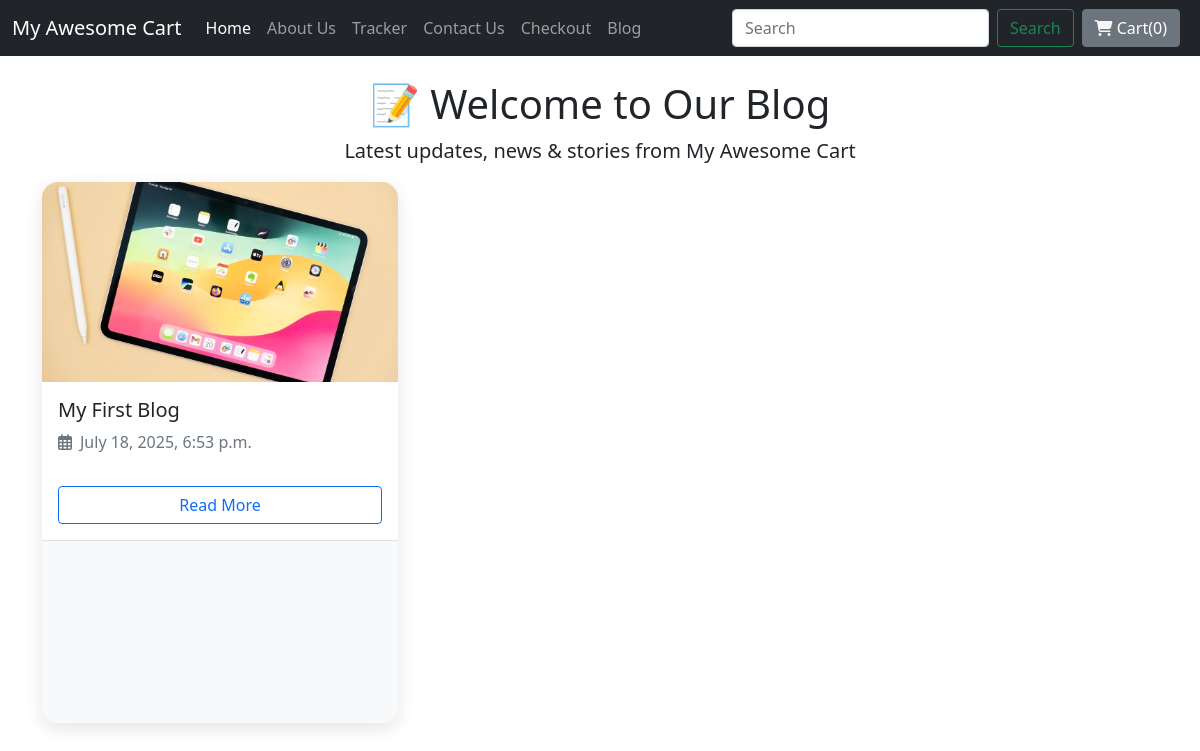
Screenshot of /blog/ with the database file from the repository.
### blog/models.py (models this page shows, shortened)
class BlogPost(models.Model):
    title = models.CharField(max_length=200)
    slug = models.SlugField(unique=True, blank=True)
    content = models.TextField()
    image = models.ImageField(upload_to='blog_images/', default='default.jpg')
    date_posted = models.DateTimeField(auto_now_add=True)
    author = models.ForeignKey(User, on_delete=models.CASCADE,null=True)

### blog/views.py (the view)
# urls.py: path('', views.index, name='blogHome'),
def index(request):
    posts = BlogPost.objects.all().order_by('-date_posted')
    return render(request, 'blog/index.html', {'posts': posts})

### blog/templates/blog/index.html (shortened to what this page needs)
{% extends 'blog/basic.html' %}
{% block body %}
<div class="blog-header container text-center mt-4">
    <h1>📝 Welcome to Our Blog</h1>
    <p class="lead">Latest updates, news & stories from My Awesome Cart</p>
</div>
<div class="container pb-5">
    <div class="row g-4">
        {% for post in posts %}
            <div class="col-md-4 d-flex">
                <div class="blog-card w-100">
                    <img src="{{ post.image.url }}" class="card-img-top blog-img" alt="{{ post.title }}">
                    <div class="card-body">
                        <h5 class="card-title">{{ post.title }}</h5>
                        <p class="text-muted"><i class="far fa-calendar-alt me-2"></i>{{ post.date_posted }}</p>
                        {% if post.slug %}
                            <a href="{% url 'blog_detail' post.slug %}" class="btn btn-outline-primary mt-auto read-more">Read More</a>
                        {% else %}
                            <span class="text-danger">Invalid blog link</span>
                        {% endif %}
                    </div>
                    {% if post.slug %}
                        <div class="fb-comment-container">
                            <div class="fb-comments"
                                 data-href="{{ request.build_absolute_uri }}"
                                 data-width="100%"
                                 data-numposts="2"
                                 data-order-by="reverse_time">
                            </div>
                        </div>
                    {% endif %}
                </div>
            </div>
        {% empty %}
            <p>No blog posts available.</p>
        {% endfor %}
    </div>
</div>
{% endblock %}

### rows the page displays
BlogPost: image (picture), title "My First Blog", date_posted "July 18, 2025, 6:53 p.m.", shows "Read More"
